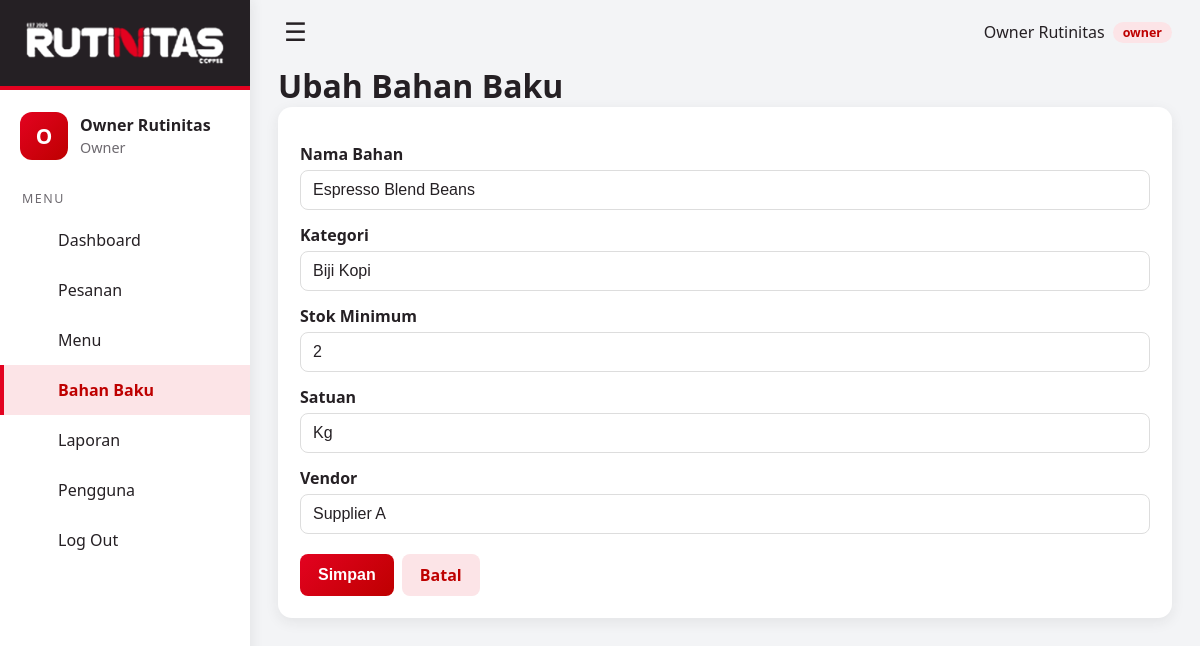
Screenshot of /index.php?url=bahan/edit/1 (signed in) with the database file from the repository.
### tables this page shows
CREATE TABLE bahan_baku (
    id_bahan           INT AUTO_INCREMENT PRIMARY KEY,
    nama_bahan         VARCHAR(50) NOT NULL,
    kategori           VARCHAR(30),
    stok               DECIMAL(10,2) NOT NULL CHECK (stok >= 0),
    stok_minimum       DECIMAL(10,2) NOT NULL DEFAULT 0,
    satuan             VARCHAR(15) NOT NULL,
    vendor             VARCHAR(50),
    tanggal_kadaluarsa DATE NULL
);

### app/core/Controller.php (called while the page is built, shortened)
<?php
abstract class Controller
{
    protected function view(string $file, array $data = []): void
    {
        (static function (): void { require ROOT . '/app/views/layout/header.php'; })();
        (static function () use ($file, $data): void {
            extract($data, EXTR_SKIP);
            require ROOT . "/app/views/$file.php";
        })();
        (static function (): void { require ROOT . '/app/views/layout/footer.php'; })();
    }
}

### app/core/CrudController.php (called while the page is built, shortened)
<?php
abstract class CrudController extends Controller
{
    protected string $slug;
    protected string $title;
    public function edit($id = null): void
    {
        $row = $this->model()->find((int)$id);
        $this->form((int)$id, $row);
    }
    private function form(?int $id, array $row, array $errors = []): void
    {
        $this->view('crud/form', [
            'title' => $this->title, 'slug' => $this->slug, 'fields' => $this->formFields($id),
            'id' => $id, 'row' => $row, 'errors' => $errors,
        ]);
    }
}

### app/core/Database.php (called while the page is built)
<?php
class Database
{
    private static ?PDO $pdo = null;
    public static function connect(): PDO
    {
        if (self::$pdo === null) {
            $d = (require ROOT . '/config/config.php')['db'];
            $dsn = "mysql:host={$d['host']};dbname={$d['name']};charset={$d['charset']}";
            try {
                self::$pdo = new PDO($dsn, $d['user'], $d['pass'], [
                    PDO::ATTR_ERRMODE            => PDO::ERRMODE_EXCEPTION,
                    PDO::ATTR_DEFAULT_FETCH_MODE => PDO::FETCH_ASSOC,
                    PDO::ATTR_EMULATE_PREPARES   => false,
                ]);
            } catch (PDOException $e) {
                http_response_code(500);
                exit('Koneksi database gagal. Periksa config/config.php dan pastikan MySQL aktif.');
            }
        }
        return self::$pdo;
    }
    public static function query(string $sql, array $params = []): PDOStatement
    {
        $stmt = self::connect()->prepare($sql);
        $stmt->execute($params);
        return $stmt;
    }
}

### app/core/QueryBuilder.php (called while the page is built, shortened)
<?php
class QueryBuilder
{
    private string $cols = '*';
    private array $wheres = [];
    private array $binds = [];
    private string $order = '';
    private ?int $limit = null;
    private int $offset = 0;
    private static function ident(string $n): string
    {
        return $n;
    }
    public function where(string $col, string $op, $val): self
    {
        $key = ':w' . count($this->binds);
        $this->wheres[] = self::ident($col) . " $op $key";
        $this->binds[$key] = $val;
        return $this;
    }
    public function limit(int $n, int $offset = 0): self { $this->limit = $n; $this->offset = $offset; return $this; }
    private function whereSql(): string { return $this->wheres ? ' WHERE ' . implode(' AND ', $this->wheres) : ''; }
    public function get(): array
    {
        $sql = "SELECT {$this->cols} FROM {$this->table}" . $this->whereSql() . $this->order;
        if ($this->limit !== null) $sql .= " LIMIT {$this->limit} OFFSET {$this->offset}";
        return Database::query($sql, $this->binds)->fetchAll();
    }
    public function first(): ?array { $rows = $this->limit(1)->get(); return $rows[0] ?? null; }
}

### app/core/Model.php (called while the page is built, shortened)
<?php
abstract class Model
{
    protected string $table;
    protected string $pk;
    protected function qb(): QueryBuilder { return QueryBuilder::table($this->table); }
    public function find(int $id): ?array { return $this->qb()->where($this->pk, '=', $id)->first(); }
}

### app/views/crud/form.php (the view, shortened to what this page needs)
<?php $isEdit = $id !== null; ?>
<h1><?= $isEdit ? 'Ubah' : 'Tambah' ?> <?= e($title) ?></h1>
<form method="post" action="<?= url($slug . ($isEdit ? '/update/' . $id : '/store')) ?>" class="card form">
  <?php foreach ($fields as $n => $f): $type = $f['type'] ?? 'text'; $val = $type === 'password' ? '' : ($row[$n] ?? ''); ?>
    <label for="<?= e($n) ?>"><?= e($f['label']) ?></label>
    <?php if ($type === 'select'): ?>
      <select id="<?= e($n) ?>" name="<?= e($n) ?>">
        <option value="">Pilih</option>
        <?php foreach ($f['options'] as $o): ?><option value="<?= e($o) ?>" <?= (string)$val === (string)$o ? 'selected' : '' ?>><?= e($o) ?></option><?php endforeach; ?>
      </select>
    <?php else: ?>
      <input id="<?= e($n) ?>" type="<?= e($type) ?>" name="<?= e($n) ?>" value="<?= e($type === 'number' && $val !== '' ? $val + 0 : $val) ?>" <?= $type === 'number' ? 'step="any"' : '' ?>>
    <?php endif; ?>
  <?php endforeach; ?>
  <div class="row-btn">
    <button class="btn">Simpan</button>
    <a class="btn light" href="<?= url($slug) ?>">Batal</a>
  </div>
</form>

### public/assets/style.css (style rules this page uses)
:root { --red:#E30220; --red-dark:#BE0000; --ink:#252024; --ink2:#3a3439; --gray:#DDDDDD; --light:#F3F4F6; --tint:#FCE4E7; --muted:#6e6a70; }
* { box-sizing:border-box }
body { margin:0;font-family:system-ui,"Segoe UI",Arial,sans-serif;background:var(--light);color:var(--ink) }
h1,h2,h3,h4 { margin:0 }
.card { background:#fff;border-radius:14px;padding:22px;margin-bottom:20px;box-shadow:0 4px 14px rgba(37,32,36,.08) }
.btn { display:inline-block;background:linear-gradient(135deg,var(--red),var(--red-dark));color:#fff;border:0;border-radius:8px;padding:10px 18px;cursor:pointer;text-decoration:none;font-size:1em;font-weight:600 }
.btn.light { background:var(--tint);color:var(--red-dark) }
.form label { display:block;margin:14px 0 5px;font-weight:600;color:var(--ink) }
input,select { width:100%;padding:10px 12px;border:1px solid var(--gray);border-radius:8px;font-size:1em;background:#fff;color:var(--ink) }
.row-btn { display:flex;gap:8px;margin-top:20px }

### rows the page displays
bahan_baku: nama_bahan "Espresso Blend Beans", kategori "Biji Kopi", stok_minimum "2", satuan "Kg", vendor "Supplier A"

### other values shown
mb_substr($u['nama'], 0, 1) "O"
$u['nama'] "Owner Rutinitas"
$u['role'] "Owner"
$navLabel "Dashboard"
$navLabel "Pesanan"
$navLabel "Menu"
$navLabel "Bahan Baku"
$navLabel "Laporan"
$navLabel "Pengguna"
$u['role'] "owner"
$title "Bahan Baku"
$f['label'] "Nama Bahan"
$f['label'] "Kategori"
$f['label'] "Stok Minimum"
$f['label'] "Satuan"
